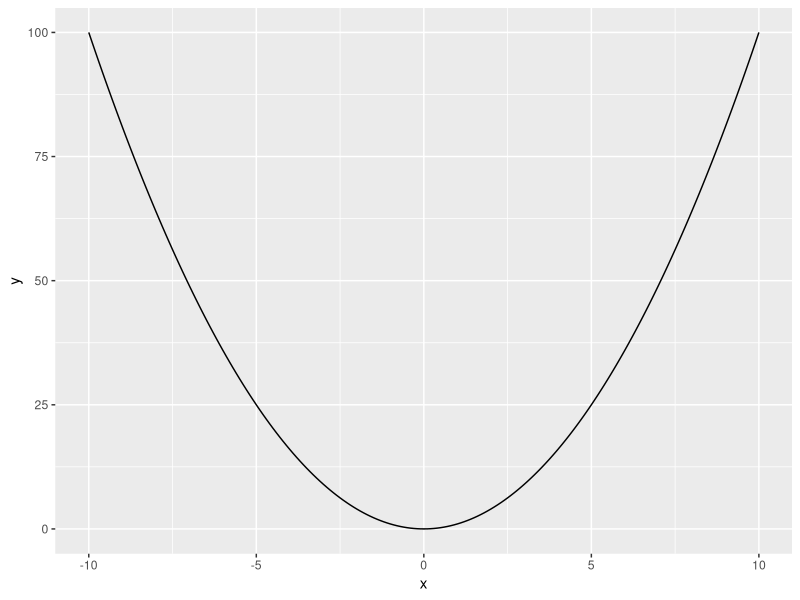
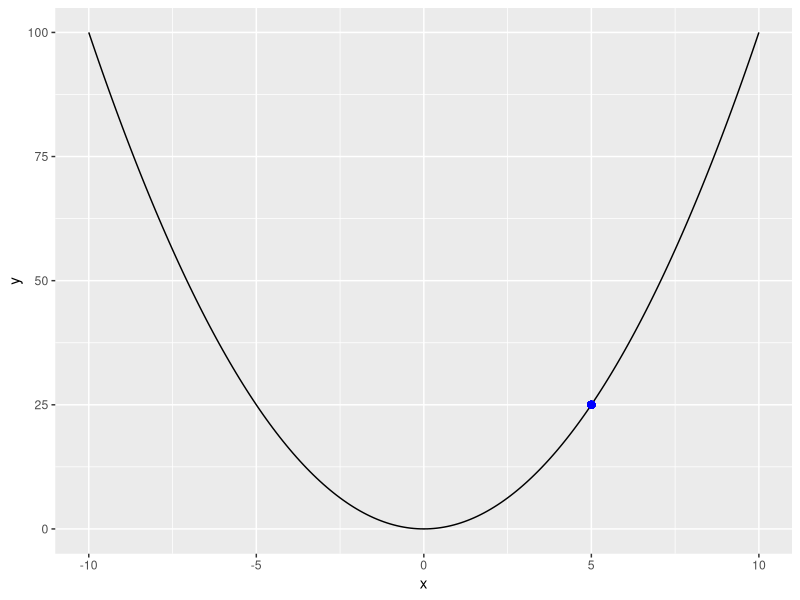

Source code (R) for these figures, in order:
## ---- chunk 1
knitr::opts_chunk$set(echo = TRUE, warning = FALSE, message = FALSE)
## ---- chunk 2
library(ggplot2)
library(tibble)
library(dplyr)
## ---- chunk 3
square <- function(x){
  return(x^2)
}

df <- tibble(x = seq(-10, 10, by = 0.1),
             y = square(x))

ggplot(df, aes(x, y)) +
  geom_line()
## ---- chunk 4
x0 <- 5
ggplot(df, aes(x, y)) +
  geom_line() + 
  geom_point(x = x0, y = square(x0), color = 'blue', size = 2)
## ---- chunk 5
dev_square <- function(x){
  return(2*x)
}

dev_square(x0)
